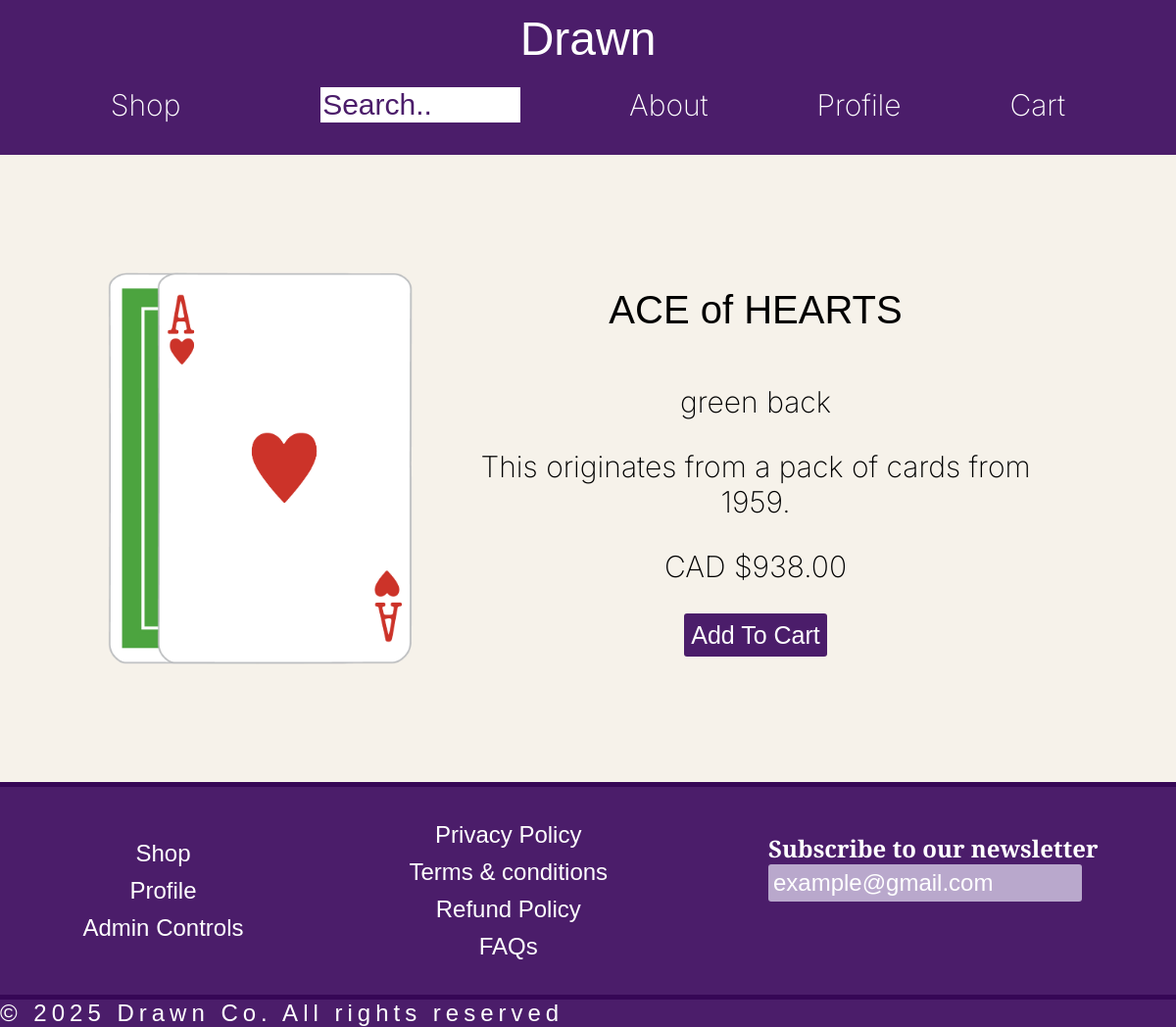
The app's page /product.php?cardID=107 with its own data.
### tables this page shows
CREATE TABLE `cards` (
  `cardID` int NOT NULL,
  `suit` enum('HEARTS','CLUBS','SPADES','DIAMONDS') NOT NULL,
  `rank_num` int NOT NULL,
  `image_path` varchar(255) NOT NULL,
  `back_color` varchar(50) NOT NULL,
  `price` double NOT NULL,
  `year` varchar(255) NOT NULL
);

### database.php (called while the page is built, shortened)
<?php
class database
{
    private $host = "localhost";
    private $user = "root";
    private $pass = "mysql";
    private $dbname = "project";
    public function __construct() {
        $this->conn = mysqli_connect($this->host, $this->user, $this->pass, $this->dbname);
    }
}

### crud.php (called while the page is built, shortened)
<?php
require_once "database.php";
class crud extends database
{
    public function read($query)
    {
        $result = $this->conn->query($query);
        if ($result && $result->num_rows > 0) {
            return $result->fetch_all(MYSQLI_ASSOC);
        }
        return false;
    }
    public function escape($string)
    {
        return $this->conn->real_escape_string($string);
    }
}

### utilites.php (called while the page is built, shortened)
<?php
class utilites
{
public function rankNumToWord($num)
{
    $rankName = "";
    switch ($num) {
        case 1:
            $rankName = "ACE";
            break;
    }
    return $rankName;
}
}

### templates/productPage.php (the view, shortened to what this page needs)
<?php
require_once "utilites.php";
$util = new utilites();
?>
<main class="product">
    <figure>
        <img src="images/cards/<?php echo $rank . substr($suit, 0, 1); ?>.png" alt="<?php echo $util->rankNumToWord($rank). " of " . $suit; ?>">
    </figure>
    <div>
        <h4><?php echo $util->rankNumToWord($rank). " of " . $suit; ?></h4>
        <div>
            <p><?php echo $backColor; ?> back</p>
            <p>This originates from a pack of cards from <?php echo $date; ?>.</p>
        </div>
        <p>CAD $<?php echo $price; ?>.00</p>
        <form action="./addToCart.php" method="post">
            <input type="submit" name="submit" value="Add To Cart">
        </form>
    </div>
</main>

### css/styles.css (style rules this page uses)
html { scroll-behavior: smooth; font-family: 'Inter', sans-serif; font-weight: 200; }
body { background-color: #4B1D6A; padding: 0; margin: 0; }
main { min-height: 80vh; background-color: #F6F2EA; display: flex; flex-direction: column; align-items: center; text-align: center; padding: 0 10%; box-sizing: border-box; }
.product { display: flex; flex-direction: row; justify-content: center; align-items: center; }
.product figure { display: grid; }
.product img { aspect-ratio: 131 / 200; height: 50vh; width: auto; transition: all 0.15s; grid-column-start: 1; grid-row-start: 1; }
.product h4 { font-size: 40px; font-family: 'DM Serif Text', sans-serif; font-weight: 100; color: black; }
.product p { font-size: 30px; }
.product input { background-color: #4B1D6A; border-radius: 3px; border: none; outline: none; color: white; font-size: 25px; padding: 7.5px; cursor: pointer; margin-bottom: 45px; }

### records on screen
cards: rank_num "ACE", suit "HEARTS", back_color "green", year "1959", price "938"
